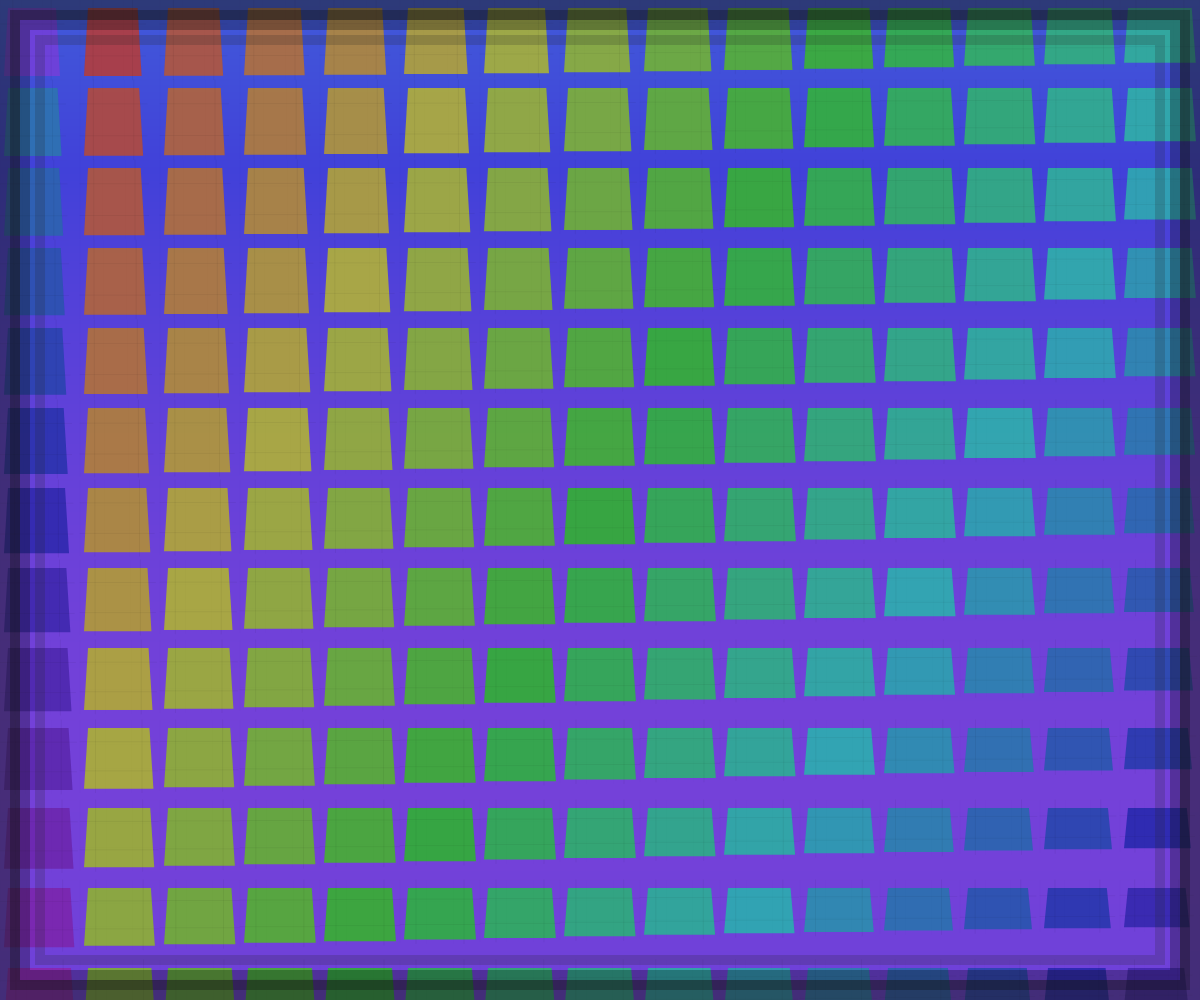
Frame 1 (no input)
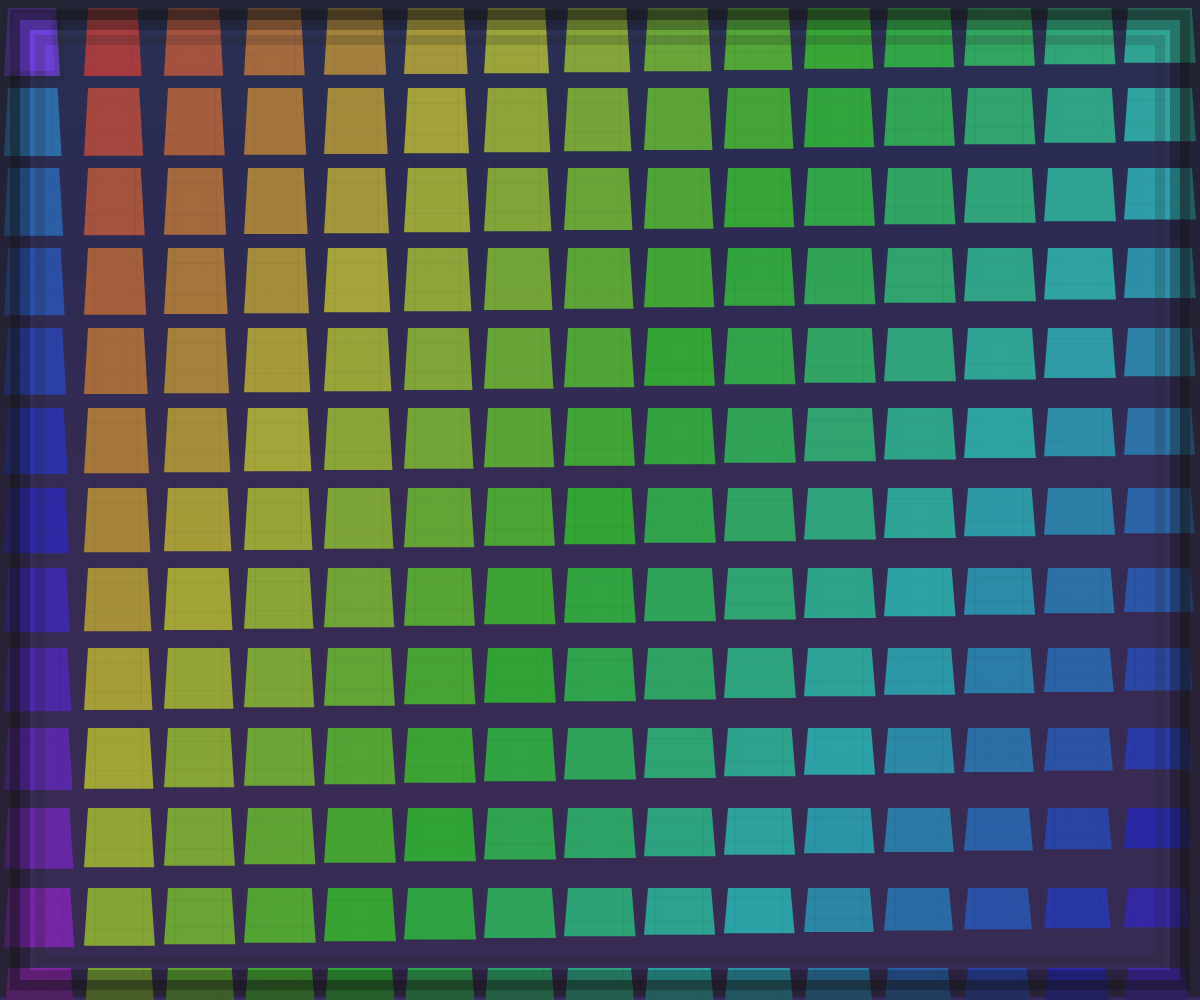
Frame 60 (no input)
Frame 120 (the mouse pressed at the canvas centre since frame 60): identical to frame 60, image omitted

The p5.js sketch that drew these frames (run headless with seeded random() and noise() and a simulated clock; from frame 60 on, the mouse is pressed at the canvas centre):

// p5.js sketch
// ── sketch.js
function setup() {
  createCanvas(windowWidth, windowHeight);
  colorMode(HSB, 360, 100, 100, 1);
  noStroke();
  
  // Pre-compute grid cells for the tessellation
  cells = [];
  let cellSize = 80;
  let cols = width / cellSize + 2;
  let rows = height / cellSize + 2;
  
  for (let y = 0; y < rows; y++) {
    for (let x = 0; x < cols; x++) {
      cells.push({
        x: x * cellSize,
        y: y * cellSize,
        sizeX: cellSize * (0.8 + sin(x * 0.1 + y * 0.1) * 0.2),
        sizeY: cellSize * (0.8 + cos(x * 0.1 + y * 0.1) * 0.2),
        hue: (x * 13 + y * 7) % 360,
        saturation: 65 + sin(x * 0.04 + y * 0.04) * 15,
        brightness: 55 + cos(x * 0.02 + y * 0.02) * 15,
        offset: createVector(x, y)
      });
    }
  }
}

function draw() {
  // Deep shifting background gradient
  for (let y = 0; y < height; y++) {
    let inter = map(y, 0, height, 0, 1);
    let hue = (230 + sin(inter * 2) * 30) % 360;
    fill(hue, 70, 85, 1);
    rect(0, y, width, 1);
  }
  
  // Draw the beeswax tessellation
  for (let cell of cells) {
    // Draw a soft, irregular polygon
    beginShape();
    let w = cell.sizeX;
    let h = cell.sizeY;
    
    // Add subtle distortion to vertices
    let distort = 8;
    vertex(cell.x + distort, cell.y + distort);
    vertex(cell.x + w - distort, cell.y + distort);
    vertex(cell.x + w - distort * 0.5, cell.y + h - distort * 0.5);
    vertex(cell.x + distort * 0.5, cell.y + h - distort * 0.5);
    endShape(CLOSE);
    
    // Fill with warm amber color
    fill(cell.hue, cell.saturation, cell.brightness, 0.9);
    
    // Draw inner detail lines
    stroke(0, 0, 0, 0.1);
    strokeWeight(0.5);
    line(cell.x + w * 0.2, cell.y, cell.x + w * 0.2, cell.y + h);
    line(cell.x + w * 0.8, cell.y, cell.x + w * 0.8, cell.y + h);
    line(cell.x, cell.y + h * 0.3, cell.x + w, cell.y + h * 0.3);
    line(cell.x, cell.y + h * 0.7, cell.x + w, cell.y + h * 0.7);
    
    // Draw cross-hatching
    stroke(0, 0, 10, 0.05);
    strokeWeight(0.2);
    for (let i = 0; i < 3; i++) {
      let offset = i * w / 3;
      line(cell.x + offset, cell.y, cell.x + offset, cell.y + h);
    }
    for (let i = 0; i < 3; i++) {
      let offset = i * h / 3;
      line(cell.x, cell.y + offset, cell.x + w, cell.y + offset);
    }
  }
  
  // Draw the petrified wood frame
  noFill();
  stroke(0, 0, 10, 0.5);
  strokeWeight(40);
  rect(0, 0, width, height);
  
  // Inner grooves in the frame
  stroke(0, 0, 5, 0.3);
  strokeWeight(20);
  rect(20, 20, width - 40, height - 40);
  
  // Even finer grooves
  stroke(0, 0, 15, 0.2);
  strokeWeight(10);
  rect(40, 40, width - 80, height - 80);
}

function windowResized() {
  resizeCanvas(windowWidth, windowHeight);
}
